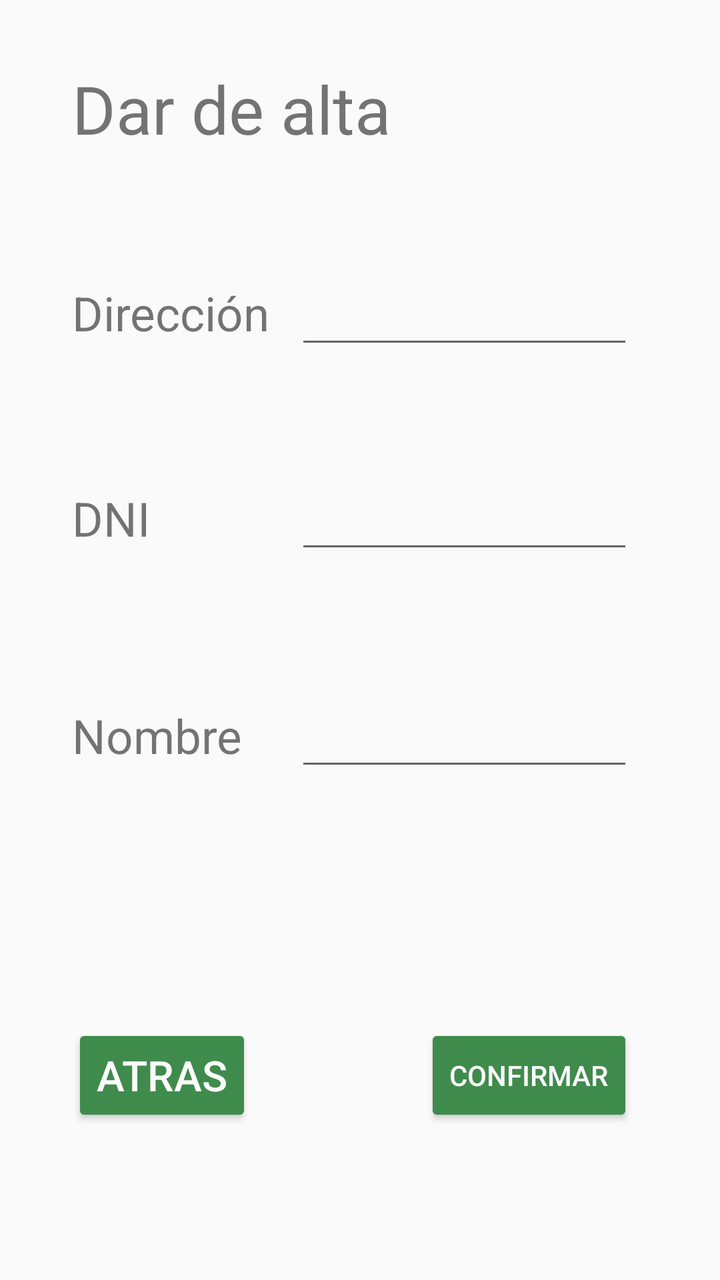
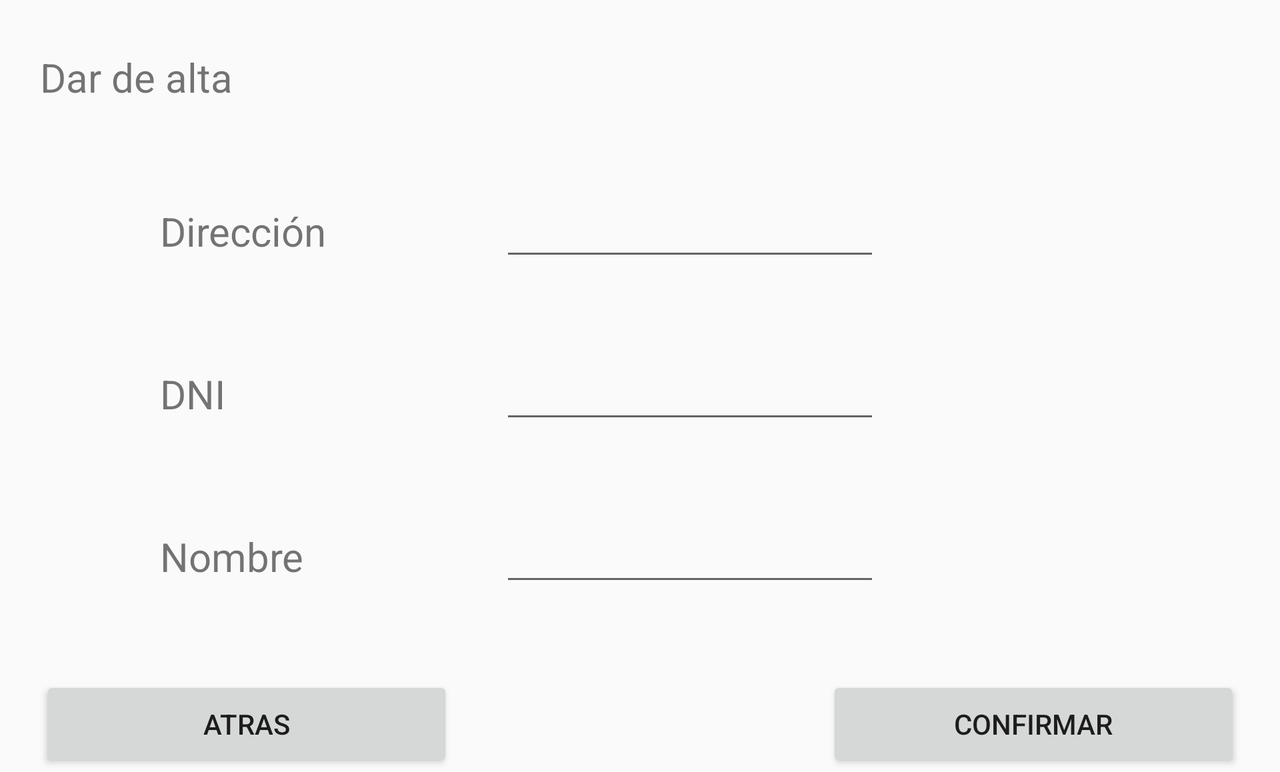

First picture: res/layout/ on a phone held upright. Second picture: the repository's own variant of that layout, on a device whose configuration matches the variant's folder. Source for both follows.
<!-- AndroidManifest.xml: application theme AppTheme -->
<!-- res/layout/activity_validar.xml -->
<?xml version="1.0" encoding="utf-8"?>
<androidx.constraintlayout.widget.ConstraintLayout xmlns:android="http://schemas.android.com/apk/res/android"
    xmlns:app="http://schemas.android.com/apk/res-auto"
    xmlns:tools="http://schemas.android.com/tools"
    android:layout_width="match_parent"
    android:layout_height="match_parent"
    tools:context=".Validar">

    <androidx.constraintlayout.widget.Guideline
        android:id="@+id/guiavertical21"
        android:layout_width="match_parent"
        android:layout_height="match_parent"
        android:orientation="vertical"
        app:layout_constraintGuide_percent="0.1" />

    <androidx.constraintlayout.widget.Guideline
        android:id="@+id/guiavertical23"
        android:layout_width="match_parent"
        android:layout_height="match_parent"
        android:orientation="vertical"
        app:layout_constraintGuide_percent="0.41" />

    <androidx.constraintlayout.widget.Guideline
        android:id="@+id/guiavertical22"
        android:layout_width="match_parent"
        android:layout_height="match_parent"
        android:orientation="vertical"
        app:layout_constraintGuide_percent="0.68" />

    <androidx.constraintlayout.widget.Guideline
        android:id="@+id/guiavertical25"
        android:layout_width="match_parent"
        android:layout_height="match_parent"
        android:orientation="vertical"
        app:layout_constraintGuide_percent="0.59" />

    <androidx.constraintlayout.widget.Guideline
        android:id="@+id/guiavertical26"
        android:layout_width="match_parent"
        android:layout_height="match_parent"
        android:orientation="vertical"
        app:layout_constraintGuide_percent="0.35" />

    <androidx.constraintlayout.widget.Guideline
        android:id="@+id/guiavertical24"
        android:layout_width="match_parent"
        android:layout_height="match_parent"
        android:orientation="vertical"
        app:layout_constraintGuide_percent="0.88" />

    <androidx.constraintlayout.widget.Guideline
        android:id="@+id/guiahorizontal33"
        android:layout_width="match_parent"
        android:layout_height="match_parent"
        android:orientation="horizontal"
        app:layout_constraintGuide_percent="0.22" />

    <androidx.constraintlayout.widget.Guideline
        android:id="@+id/guiahorizontal36"
        android:layout_width="match_parent"
        android:layout_height="match_parent"
        android:orientation="horizontal"
        app:layout_constraintGuide_percent="0.27" />

    <androidx.constraintlayout.widget.Guideline
        android:id="@+id/guiahorizontal41"
        android:layout_width="match_parent"
        android:layout_height="match_parent"
        android:orientation="horizontal"
        app:layout_constraintGuide_percent="0.28" />

    <androidx.constraintlayout.widget.Guideline
        android:id="@+id/guiahorizontal42"
        android:layout_width="match_parent"
        android:layout_height="match_parent"
        android:orientation="horizontal"
        app:layout_constraintGuide_percent="0.2" />

    <androidx.constraintlayout.widget.Guideline
        android:id="@+id/guiahorizontal37"
        android:layout_width="match_parent"
        android:layout_height="match_parent"
        android:orientation="horizontal"
        app:layout_constraintGuide_percent="0.38" />

    <androidx.constraintlayout.widget.Guideline
        android:id="@+id/guiahorizontal43"
        android:layout_width="match_parent"
        android:layout_height="match_parent"
        android:orientation="horizontal"
        app:layout_constraintGuide_percent="0.36" />

    <androidx.constraintlayout.widget.Guideline
        android:id="@+id/guiahorizontal44"
        android:layout_width="match_parent"
        android:layout_height="match_parent"
        android:orientation="horizontal"
        app:layout_constraintGuide_percent="0.44" />

    <androidx.constraintlayout.widget.Guideline
        android:id="@+id/guiahorizontal38"
        android:layout_width="match_parent"
        android:layout_height="match_parent"
        android:orientation="horizontal"
        app:layout_constraintGuide_percent="0.43" />

    <androidx.constraintlayout.widget.Guideline
        android:id="@+id/guiahorizontal39"
        android:layout_width="match_parent"
        android:layout_height="match_parent"
        android:orientation="horizontal"
        app:layout_constraintGuide_percent="0.55" />

    <androidx.constraintlayout.widget.Guideline
        android:id="@+id/guiahorizontal46"
        android:layout_width="match_parent"
        android:layout_height="match_parent"
        android:orientation="horizontal"
        app:layout_constraintGuide_percent="0.53" />

    <androidx.constraintlayout.widget.Guideline
        android:id="@+id/guiahorizontal47"
        android:layout_width="match_parent"
        android:layout_height="match_parent"
        android:orientation="horizontal"
        app:layout_constraintGuide_percent="0.8" />

    <androidx.constraintlayout.widget.Guideline
        android:id="@+id/guiahorizontal48"
        android:layout_width="match_parent"
        android:layout_height="match_parent"
        android:orientation="horizontal"
        app:layout_constraintGuide_percent="0.88" />

    <androidx.constraintlayout.widget.Guideline
        android:id="@+id/guiahorizontal40"
        android:layout_width="match_parent"
        android:layout_height="match_parent"
        android:orientation="horizontal"
        app:layout_constraintGuide_percent="0.6" />

    <androidx.constraintlayout.widget.Guideline
        android:id="@+id/guiahorizontal45"
        android:layout_width="match_parent"
        android:layout_height="match_parent"
        android:orientation="horizontal"
        app:layout_constraintGuide_percent="0.61" />

    <androidx.constraintlayout.widget.Guideline
        android:id="@+id/guiahorizontal34"
        android:layout_width="match_parent"
        android:layout_height="match_parent"
        android:orientation="horizontal"
        app:layout_constraintGuide_percent="0.05" />

    <androidx.constraintlayout.widget.Guideline
        android:id="@+id/guiahorizontal35"
        android:layout_width="match_parent"
        android:layout_height="match_parent"
        android:orientation="horizontal"
        app:layout_constraintGuide_percent="0.12" />

    <TextView
        android:id="@+id/textViewServicio"
        style="@style/TextViewGestionarTitulo"
        android:layout_width="0dp"
        android:layout_height="0dp"
        android:autoSizeMaxTextSize="120sp"
        android:autoSizeMinTextSize="12sp"
        android:autoSizeTextType="uniform"
        android:text="@string/dar_de_alta"
        app:layout_constraintBottom_toTopOf="@+id/guiahorizontal35"
        app:layout_constraintEnd_toStartOf="@+id/guiavertical22"
        app:layout_constraintStart_toStartOf="@+id/guiavertical21"
        app:layout_constraintTop_toTopOf="@+id/guiahorizontal34" />

    <EditText
        android:id="@+id/editTextValor1"
        android:layout_width="0dp"
        android:layout_height="0dp"
        android:autoSizeMaxTextSize="120sp"
        android:autoSizeMinTextSize="12sp"
        android:autoSizeTextType="uniform"
        android:ems="10"
        android:inputType="textPersonName"
        app:layout_constraintBottom_toTopOf="@+id/guiahorizontal41"
        app:layout_constraintEnd_toStartOf="@+id/guiavertical24"
        app:layout_constraintHorizontal_bias="0.59"
        app:layout_constraintStart_toStartOf="@+id/guiavertical23"
        app:layout_constraintTop_toTopOf="@+id/guiahorizontal42"
        app:layout_constraintVertical_bias="0.44" />

    <EditText
        android:id="@+id/editTextValor3"
        android:layout_width="0dp"
        android:layout_height="0dp"
        android:autoSizeMaxTextSize="120sp"
        android:autoSizeMinTextSize="12sp"
        android:autoSizeTextType="uniform"
        android:ems="10"
        android:inputType="textPersonName"
        app:layout_constraintBottom_toTopOf="@+id/guiahorizontal45"
        app:layout_constraintEnd_toStartOf="@+id/guiavertical24"
        app:layout_constraintStart_toStartOf="@+id/guiavertical23"
        app:layout_constraintTop_toTopOf="@+id/guiahorizontal46" />

    <TextView
        android:id="@+id/textViewValor3"
        style="@style/TextViewGestionarTitulo"
        android:layout_width="0dp"
        android:layout_height="0dp"
        android:autoSizeMaxTextSize="100sp"
        android:autoSizeMinTextSize="12sp"
        android:autoSizeTextType="uniform"
        android:text="@string/nombre"
        app:layout_constraintBottom_toTopOf="@+id/guiahorizontal40"
        app:layout_constraintEnd_toStartOf="@+id/guiavertical23"
        app:layout_constraintStart_toStartOf="@+id/guiavertical21"
        app:layout_constraintTop_toTopOf="@+id/guiahorizontal39" />

    <TextView
        android:id="@+id/textViewValor2"
        style="@style/TextViewGestionarTitulo"
        android:layout_width="0dp"
        android:layout_height="0dp"
        android:autoSizeMaxTextSize="100sp"
        android:autoSizeMinTextSize="12sp"
        android:autoSizeTextType="uniform"
        android:text="@string/dni"
        app:layout_constraintBottom_toTopOf="@+id/guiahorizontal38"
        app:layout_constraintEnd_toStartOf="@+id/guiavertical23"
        app:layout_constraintHorizontal_bias="0.0"
        app:layout_constraintStart_toStartOf="@+id/guiavertical21"
        app:layout_constraintTop_toTopOf="@+id/guiahorizontal37"
        app:layout_constraintVertical_bias="0.0" />

    <TextView
        android:id="@+id/textViewValor1"
        style="@style/TextViewGestionarTitulo"
        android:layout_width="0dp"
        android:layout_height="0dp"
        android:autoSizeMaxTextSize="100sp"
        android:autoSizeMinTextSize="12sp"
        android:autoSizeTextType="uniform"
        android:text="@string/direccion"
        app:layout_constraintBottom_toTopOf="@+id/guiahorizontal36"
        app:layout_constraintEnd_toStartOf="@+id/guiavertical23"
        app:layout_constraintStart_toStartOf="@+id/guiavertical21"
        app:layout_constraintTop_toTopOf="@+id/guiahorizontal33" />

    <EditText
        android:id="@+id/editTextValor2"
        android:layout_width="0dp"
        android:layout_height="0dp"
        android:autoSizeMaxTextSize="120sp"
        android:autoSizeMinTextSize="12sp"
        android:autoSizeTextType="uniform"
        android:ems="10"
        android:inputType="textPersonName"
        app:layout_constraintBottom_toTopOf="@+id/guiahorizontal44"
        app:layout_constraintEnd_toStartOf="@+id/guiavertical24"
        app:layout_constraintStart_toStartOf="@+id/guiavertical23"
        app:layout_constraintTop_toTopOf="@+id/guiahorizontal43" />

    <Button
        android:id="@+id/buttonConfirmar"
        style="@style/boton"
        android:layout_width="0dp"
        android:layout_height="0dp"
        android:text="@string/confirmar"
        android:autoSizeTextType="uniform"
        app:layout_constraintBottom_toTopOf="@+id/guiahorizontal48"
        app:layout_constraintEnd_toStartOf="@+id/guiavertical24"
        app:layout_constraintStart_toStartOf="@+id/guiavertical25"
        app:layout_constraintTop_toTopOf="@+id/guiahorizontal47" />

    <Button
        android:id="@+id/buttonAtras"
        style="@style/boton"
        android:layout_width="0dp"
        android:layout_height="0dp"
        android:text="@string/atras"
        android:autoSizeTextType="uniform"
        app:layout_constraintBottom_toTopOf="@+id/guiahorizontal48"
        app:layout_constraintEnd_toStartOf="@+id/guiavertical26"
        app:layout_constraintStart_toStartOf="@+id/guiavertical21"
        app:layout_constraintTop_toTopOf="@+id/guiahorizontal47" />
</androidx.constraintlayout.widget.ConstraintLayout>
<!-- resources referenced by this layout -->
<resources>
  <string name="atras">Atras</string>
  <string name="confirmar">Confirmar</string>
  <string name="dar_de_alta">Dar de alta</string>
  <string name="direccion">Dirección</string>
  <string name="dni">DNI</string>
  <string name="nombre">Nombre</string>
  <style name="TextViewGestionarTitulo">
          <item name="android:textSize">20dp</item>
      </style>
  <style name="boton">
          <item name="android:backgroundTint">@color/colorPrimary</item>
          <item name="android:textColor">@color/blanco</item>
      </style>
  <style name="AppTheme" parent="Theme.AppCompat.Light.DarkActionBar">
          
          <item name="colorPrimary">@color/colorPrimary</item>
          <item name="colorPrimaryDark">@color/colorPrimaryDark</item>
          <item name="colorAccent">@color/colorAccent</item>
  
  
      </style>
  <color name="colorPrimary">#3F8B4C</color>
  <color name="blanco">#FCFCFC</color>
  <color name="colorPrimaryDark">#063D0D</color>
  <color name="colorAccent">#4562E7</color>
</resources>
<!-- res/layout-land/activity_validar.xml (the repository's variant of the layout above) -->
<!-- drawn on the phone turned sideways -->
<?xml version="1.0" encoding="utf-8"?>
<ScrollView android:layout_width="match_parent"
    android:layout_height="match_parent"
    xmlns:android="http://schemas.android.com/apk/res/android">

            <LinearLayout

                android:layout_width="match_parent"
                android:layout_height="wrap_content"
                android:orientation="vertical">

                <Space
                    android:layout_width="match_parent"
                    android:layout_height="25dp" />

                <LinearLayout
                    android:layout_width="match_parent"
                    android:layout_height="match_parent"
                    android:orientation="horizontal">

                    <TextView
                        android:id="@+id/textViewServicio"
                        android:layout_width="wrap_content"
                        android:layout_height="wrap_content"
                        android:layout_weight="1"
                        style="@style/TextViewGestionarTitulo"
                        android:layout_marginLeft="20dp"
                        android:text="@string/dar_de_alta" />

                </LinearLayout>

                <Space
                    android:layout_width="match_parent"
                    android:layout_height="42dp" />

                <LinearLayout
                    android:layout_width="match_parent"
                    android:layout_height="match_parent"
                    android:orientation="horizontal">

                    <TextView
                        android:id="@+id/textViewValor1"
                        android:layout_width="0dp"
                        android:layout_height="wrap_content"
                        android:layout_marginLeft="80dp"
                        android:layout_weight="1"
                        style="@style/TextViewGestionarTitulo"
                        android:text="@string/direccion" />

                    <EditText
                        android:id="@+id/editTextValor1"
                        android:layout_width="20dp"
                        android:layout_height="wrap_content"
                        android:layout_weight="1"
                        android:ems="10"
                        android:layout_marginRight="200dp"
                        android:inputType="textPersonName" />
                </LinearLayout>

                <Space
                    android:layout_width="match_parent"
                    android:layout_height="40dp" />

                <LinearLayout
                    android:layout_width="match_parent"
                    android:layout_height="match_parent"
                    android:layout_weight="1"
                    android:orientation="horizontal">

                    <TextView
                        android:id="@+id/textViewValor2"
                        android:layout_width="0dp"
                        android:layout_height="wrap_content"
                        android:layout_marginLeft="80dp"
                        android:layout_weight="1"
                        style="@style/TextViewGestionarTitulo"
                        android:text="@string/dni" />

                    <EditText
                        android:id="@+id/editTextValor2"
                        android:layout_width="20dp"
                        android:layout_height="wrap_content"
                        android:layout_marginRight="200dp"
                        android:layout_weight="1"
                        android:ems="10"
                        android:inputType="textPersonName" />
                </LinearLayout>

                <Space
                    android:layout_width="match_parent"
                    android:layout_height="40dp" />

                <LinearLayout
                    android:layout_width="match_parent"
                    android:layout_height="match_parent"
                    android:layout_weight="1"
                    android:orientation="horizontal">

                    <TextView
                        android:id="@+id/textViewValor3"
                        android:layout_width="0dp"
                        android:layout_height="wrap_content"
                        android:layout_marginLeft="80dp"
                        android:layout_weight="1"
                        style="@style/TextViewGestionarTitulo"
                        android:text="@string/nombre" />

                    <EditText
                        android:id="@+id/editTextValor3"
                        android:layout_width="20dp"
                        android:layout_height="wrap_content"
                        android:layout_marginRight="200dp"
                        android:layout_weight="1"
                        android:ems="10"
                        android:inputType="textPersonName" />
                </LinearLayout>

                <Space
                    android:layout_width="match_parent"
                    android:layout_height="40dp" />

                <LinearLayout
                    android:layout_width="match_parent"
                    android:layout_height="match_parent"
                    android:orientation="horizontal">

                    <Space
                        android:layout_width="20dp"
                        android:layout_height="match_parent" />

                    <Button
                        android:id="@+id/buttonAtras"
                        android:layout_width="20dp"
                        android:layout_height="wrap_content"
                        android:layout_weight="1"
                        android:text="@string/atras" />

                    <Space
                        android:layout_width="wrap_content"
                        android:layout_height="wrap_content"
                        android:layout_weight="1" />

                    <Button
                        android:id="@+id/buttonConfirmar"
                        android:layout_width="20dp"
                        android:layout_height="wrap_content"
                        android:layout_weight="1"
                        android:text="@string/confirmar" />

                    <Space
                        android:layout_width="20dp"
                        android:layout_height="wrap_content"
                        android:layout_weight="0" />
                </LinearLayout>

                <Space
                    android:layout_width="20dp"
                    android:layout_height="wrap_content" />

            </LinearLayout>




</ScrollView>
<!-- resources referenced by the variant -->
<!-- as the phone turned sideways resolves them -->
<resources>
  <string name="atras">Atras</string>
  <string name="confirmar">Confirmar</string>
  <string name="dar_de_alta">Dar de alta</string>
  <string name="direccion">Dirección</string>
  <string name="dni">DNI</string>
  <string name="nombre">Nombre</string>
  <style name="TextViewGestionarTitulo">
          <item name="android:textSize">20dp</item>
      </style>
  <style name="AppTheme" parent="Theme.AppCompat.Light.DarkActionBar">
          
          <item name="colorPrimary">@color/colorPrimary</item>
          <item name="colorPrimaryDark">@color/colorPrimaryDark</item>
          <item name="colorAccent">@color/colorAccent</item>
  
  
      </style>
  <color name="colorPrimary">#3F8B4C</color>
  <color name="colorPrimaryDark">#063D0D</color>
  <color name="colorAccent">#4562E7</color>
</resources>
